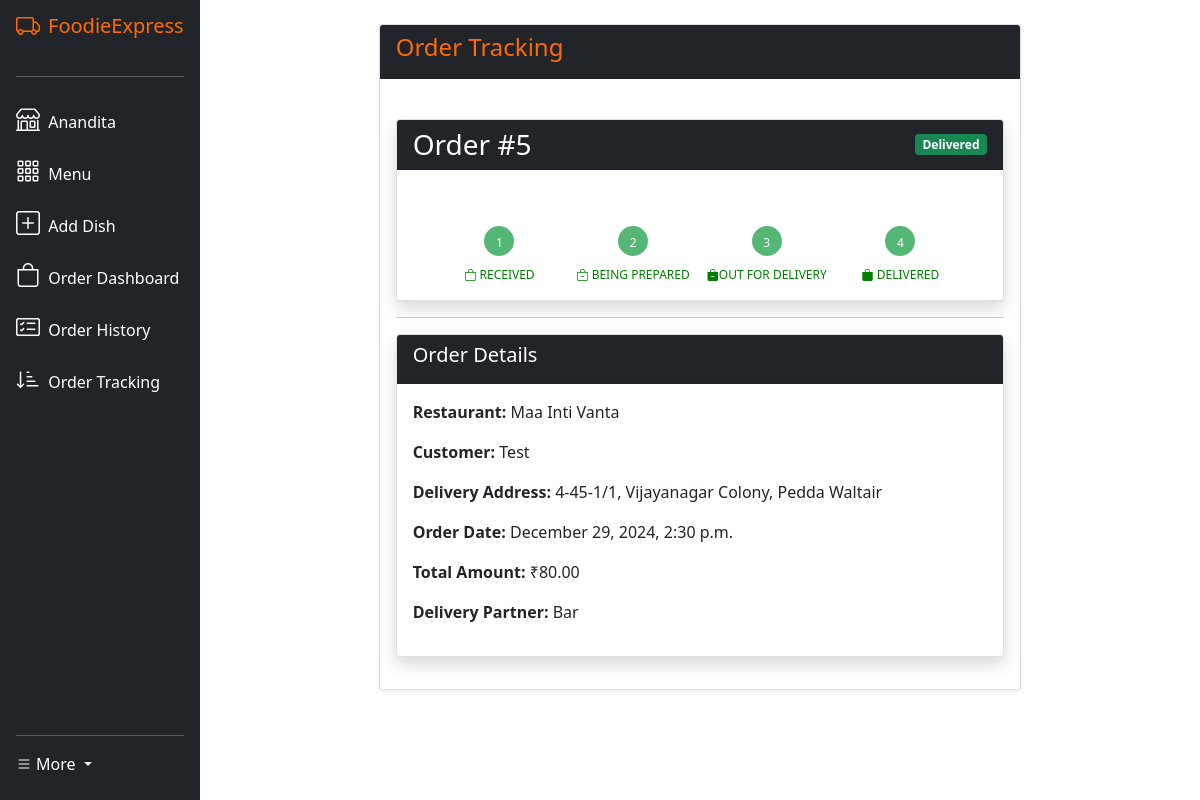
The page /orders/5/ (signed in) on the database its author committed.
### core/models.py (models this page shows, shortened)
class User(AbstractUser):
    CUSTOMER = 'customer'
    RESTAURANT = 'restaurant'
    DELIVERY_PARTNER = 'delivery_partner'
    USER_TYPE_CHOICES = [
        (CUSTOMER, 'Customer'),
        (RESTAURANT, 'Restaurant'),
        (DELIVERY_PARTNER, 'Delivery Partner'),
    ]
    user_type = models.CharField(max_length=20, choices=USER_TYPE_CHOICES)
    phone_number = models.CharField(max_length=15, unique=True)
    address = models.TextField()
    created_at = models.DateTimeField(auto_now_add=True)
    updated_at = models.DateTimeField(auto_now=True)
    class Meta:
        verbose_name = 'User'
        verbose_name_plural = 'Users'
        ordering = ['-created_at']
        indexes = [
            models.Index(fields=['user_type']),
            models.Index(fields=['phone_number'])
        ]

class Order(models.Model):
    STATUS_CHOICES = [
        ('received', 'Received'),
        ('active', 'Active'),
        ('picked_up', 'Picked Up'),
        ('delivered', 'Delivered'),
        ('inactive', 'Inactive'),
    ]
    customer = models.ForeignKey(User, on_delete=models.CASCADE, related_name='customer_orders')
    restaurant = models.ForeignKey(Restaurant, on_delete=models.CASCADE, related_name='restaurant_orders')
    delivery_partner = models.ForeignKey(DeliveryPartner, on_delete=models.SET_NULL, null=True, related_name='delivery_orders')
    status = models.CharField(max_length=20, choices=STATUS_CHOICES, default='received')
    total_amount = models.DecimalField(max_digits=10, decimal_places=2)
    delivery_address = models.TextField()
    created_at = models.DateTimeField(auto_now_add=True)
    updated_at = models.DateTimeField(auto_now=True)
    class Meta:
        verbose_name = 'Order'
        verbose_name_plural = 'Orders'
        ordering = ['-created_at']
        indexes = [
            models.Index(fields=['status']),
            models.Index(fields=['created_at']),
            models.Index(fields=['customer', 'status'])
        ]

class Restaurant(models.Model):
    owner = models.OneToOneField(User, on_delete=models.CASCADE)
    name = models.CharField(max_length=100)
    description = models.TextField()
    cuisine = models.CharField(max_length=50)
    is_pure_veg = models.BooleanField(default=False)
    photo = models.URLField(max_length=1000, blank=True, null=True)
    min_delivery_partners = models.IntegerField(default=1, validators=[MinValueValidator(1)])
    max_delivery_partners = models.IntegerField(default=10, validators=[MaxValueValidator(10)])
    is_active = models.BooleanField(default=True)
    class Meta:
        verbose_name = 'Restaurant'
        verbose_name_plural = 'Restaurants'
        ordering = ['name']
        indexes = [
            models.Index(fields=['name']),
            models.Index(fields=['cuisine'])
        ]
        constraints = [
            models.UniqueConstraint(
                fields=['name', 'owner'],
                name='unique_restaurant_owner'
            )
        ]

class DeliveryPartner(models.Model):
    user = models.OneToOneField(User, on_delete=models.CASCADE)
    is_available = models.BooleanField(default=True)
    total_earnings = models.DecimalField(max_digits=10, decimal_places=2, default=0)
    total_deliveries = models.PositiveIntegerField(default=0)
    current_order = models.OneToOneField('Order', on_delete=models.SET_NULL, null=True, blank=True, related_name='current_delivery')
    restaurant = models.ForeignKey(Restaurant, on_delete=models.SET_NULL, null=True, blank=True, related_name='delivery_partners')
    class Meta:
        verbose_name = 'Delivery Partner'
        verbose_name_plural = 'Delivery Partners'
        ordering = ['-total_deliveries']
        indexes = [
            models.Index(fields=['is_available']),
            models.Index(fields=['total_deliveries'])
        ]

### core/views.py (the view, shortened to what this page needs)
# urls.py: path('orders/<int:order_id>/', views.order_tracking, name='order_tracking'),
@login_required
def order_tracking(request, order_id=None):
    try:
        if order_id:
            order = get_object_or_404(Order, id=order_id)
            if request.user.user_type == 'customer' and order.customer != request.user:
                return HttpResponseForbidden("Not authorized to view this order")
            elif request.user.user_type == 'restaurant' and order.restaurant.owner != request.user:
                return HttpResponseForbidden("Not authorized to view this order")
            elif request.user.user_type == 'delivery_partner' and (not order.delivery_partner or order.delivery_partner.user != request.user):
                return HttpResponseForbidden("Not authorized to view this order")
        return render(request, 'core/order_tracking.html', {'order': order})
    except (Order.DoesNotExist, DeliveryPartner.DoesNotExist):
        return render(request, 'core/order_tracking.html', {'order': None})

### core/templates/core/order_tracking.html (shortened to what this page needs)
{% extends 'core/layout.html' %}
{% load static %}
{% block body %}
<div class="container py-4">
    <div class="row justify-content-center">
            <div class="col-lg-8 col-md-10">
                <div class="card shadow-sm">
                    <div class="card-header bg-dark text-accent mb-4">
                        <h4>Order Tracking</h4>
                    </div>
                    <div class="card-body">
                        {% if order %}
                        <div class="card shadow">
                            <div class="card-header bg-dark text-white d-flex justify-content-between align-items-center">
                                <h3 class="mb-0">Order #{{ order.id }}</h3>
                                <span class="badge bg-{{ order.status|yesno:'success,warning' }}">{{ order.status|title }}</span>
                            </div>
                            <div class="card-body">
                                <div class="progress-container mb-4">
                                    <div class="progress-track">
                                        <ul class="progressbar">
                                            <li class="{% if order.status != 'received' %}active{% endif %}"> <i class="bi bi-bag"></i>
                                                Received</li>
                                            <li class="{% if order.status == 'active' or order.status == 'picked_up' or order.status == 'delivered' or order.status == 'inactive' %}active{% endif %}"> <i class="bi bi-bag-dash"></i>
                                                Being Prepared</li>
                                            <li class="{% if order.status == 'picked_up' or order.status == 'delivered' or order.status == 'inactive' %}active{% endif %}"><i class="bi bi-bag-dash-fill"></i>Out for Delivery</li>
                                            <li class="{% if order.status == 'delivered' or order.status == 'inactive' %}active{% endif %}"><i class="bi bi-bag-fill"></i>
                                                Delivered</li>
                                        </ul>
                                    </div>
                                </div>
                            </div>
                        </div>
                            <hr class="w-100">
                        <div class="card shadow">
                            <div class="card-header bg-dark text-white">
                                <h5>Order Details</h5>
                            </div>
                            <div class="card-body">
                                <p><strong>Restaurant:</strong> {{ order.restaurant.name }}</p>
                                <p><strong>Customer:</strong> {{ order.customer.username }}</p>
                                <p><strong>Delivery Address:</strong> {{ order.delivery_address }}</p>
                                <p><strong>Order Date:</strong> {{ order.created_at|date:"F j, Y, g:i a" }}</p>
                                <p><strong>Total Amount:</strong> ₹{{ order.total_amount }}</p>
                                {% if order.delivery_partner %}
                                    <p><strong>Delivery Partner:</strong> {{ order.delivery_partner.user.username }}</p>
                                {% endif %}
                                </div>
                            </div>
                            <div class="d-flex justify-content-center">
                            </div>
                        {% endif %}
                    </div>
                </div>
        </div>
    </div>
</div>
{% endblock %}

### core/templates/core/layout.html (shortened to what this page needs)
{% load static %}
<!DOCTYPE html>
<html lang="en">
    <head>
        <link href="https://cdn.jsdelivr.net/npm/bootstrap@5.0.2/dist/css/bootstrap.min.css" rel="stylesheet">
        <link href="https://cdn.jsdelivr.net/npm/bootstrap-icons@1.10.0/font/bootstrap-icons.css" rel="stylesheet">
        <link rel="stylesheet" href="https://cdnjs.cloudflare.com/ajax/libs/font-awesome/4.7.0/css/font-awesome.min.css">
        <link href="{% static 'core/styles.css' %}" rel="stylesheet">
    </head>
    <body>
        <div class="sidebar-wrapper">
            <div class="sidebar-content d-flex flex-column align-items-center align-items-sm-start px-3 pt-2 text-white">
                <a href="/" class="d-flex align-items-center pb-3 mb-md-0 me-md-auto text-white text-decoration-none">
                    <i class="bi bi-truck fs-4 me-2 brand-text"></i>
                    <span class="fs-5 d-none d-sm-inline brand-text">FoodieExpress</span>
                </a>
                <hr class="w-100">
                <ul class="nav nav-pills flex-column mb-sm-auto mb-0 align-items-center align-items-sm-start" id="menu">
                    {% if user.is_authenticated %}
                    {% if user.user_type == 'restaurant' %}
                    <li class="nav-item">
                        <a href="{% url 'restaurant_profile' %}" class="nav-link align-middle px-0 text-white">
                            <i class="fs-4 bi bi-shop"></i>
                            <span class="ms-1 d-none d-sm-inline">{{user.username}}</span>
                        </a>
                    </li>
                    <li class="nav-item">
                        <a class="nav-link align-middle px-0 text-white" href="{% url 'restaurant_menu' %}">
                            <i class="fs-4 bi bi-grid-3x3-gap"></i>
                            <span class="ms-1 d-none d-sm-inline">Menu</span>
                        </a>
                    </li>
                    <li class="nav-item">
                        <a class="nav-link align-middle px-0 text-white" href="{% url 'menu_item_add' %}">
                            <i class="fs-4 bi bi-plus-square"></i>
                            <span class="ms-1 d-none d-sm-inline">Add Dish</span>
                        </a>
                    </li>
                    <li class="nav-item">
                        <a class="nav-link align-middle px-0 text-white" href="{% url 'restaurant_dashboard' %}">
                            <i class="fs-4 bi bi-bag"></i>
                            <span class="ms-1 d-none d-sm-inline">Order Dashboard</span>
                        </a>
                    </li>
                    <li class="nav-item">
                        <a href="{% url 'restaurant_order_history' %}" class="nav-link align-middle px-0 text-white">
                            <i class="fs-4 bi bi-card-checklist"></i>
                            <span class="ms-1 d-none d-sm-inline">Order History</span>
                        </a>
                    </li>
                    <li class="nav-item">
                        <a href="{% url 'latest_order_tracking' %}" class="nav-link align-middle px-0 text-white">
                            <i class="fs-4 bi bi-sort-down-alt"></i>
                            <span class="ms-1 d-none d-sm-inline">Order Tracking</span>
                        </a>
                    </li>
                        {% endif %}
                    {% endif %}
                </ul>
                <hr class="w-100">
                <div class="dropdown pb-4">
                    {% if request.user.is_authenticated %}
                        <a href="#" class="d-flex align-items-center text-white text-decoration-none dropdown-toggle" id="dropdown.user1" data-bs-toggle="dropdown" aria-expanded="false">
                            <i class="bi bi-list"></i>
                            <span class="d-none d-sm-inline mx-1">More</span>
                        </a>
                    {% endif %}
                </div>
            </div>
        </div>
        <div class="main-content-wrapper">
            {% block body %}
            {% endblock %}
        </div>
    </body>
</html>

### core/templates/core/layout.html (style rules this page uses)
:root { --accent-color: #ff6b00; }
body { overflow-x: hidden; }
.brand-text { color: var(--accent-color) !important; }
.sidebar-wrapper { position: fixed; left: 0; top: 0; bottom: 0; width: 16.66667%; background-color: #212529; z-index: 1000; }
.sidebar-content { height: 100vh; overflow-y: auto; }
.main-content-wrapper { margin-left: 16.66667%; width: calc(100% - 16.66667%); min-height: 100vh; }

### core/templates/core/order_tracking.html (style rules this page uses)
.text-accent { color: #ff6b00; }
.progress-track { margin: 40px 20px; }
.progressbar { counter-reset: step; padding: 0; }
.progressbar li { list-style-type: none; width: 25%; float: left; font-size: 12px; position: relative; text-align: center; text-transform: uppercase; color: #7d7d7d; }
.progressbar li:before { width: 30px; height: 30px; content: counter(step); counter-increment: step; line-height: 30px; border: 2px solid #7d7d7d; display: block; text-align: center; margin: 0 auto 10px auto; border-radius: 50%; background-color: white; }
.progressbar li:after { width: 100%; height: 2px; content: ''; position: absolute; background-color: #7d7d7d; top: 15px; left: -50%; z-index: -1; }
.progressbar li:first-child:after { content: none; }
.progressbar li.active { color: green; }
.progressbar li.active:before { border-color: #55b776; background-color: #55b776; color: white; }
.progressbar li.active:after { background-color: #55b776; }

### rows shown on the page
User: username "Anandita"
Order: id "5", status "Delivered", restaurant.name "Maa Inti Vanta", customer.username "Test", delivery_address "4-45-1/1, Vijayanagar Colony, Pedda Waltair", created_at "December 29, 2024, 2:30 p.m.", total_amount "80.00", delivery_partner.user.username "Bar"
